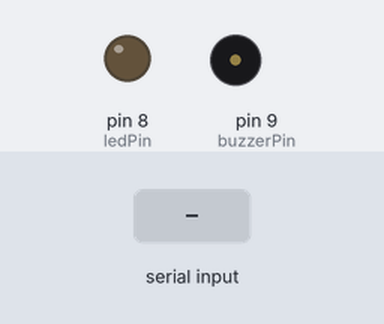
A sketch run on a simulated Arduino Uno, built with avr-gcc and run on an emulated ATmega328P. On the bench: output pins drawn as LEDs (lit = HIGH), buzzer (waves = sounding, pin HIGH). The test bench sets the inputs (shaded band).

Above: at 1.2 s.
1.3 s: "ALERT\n" received over Serial
At 1.8 s:
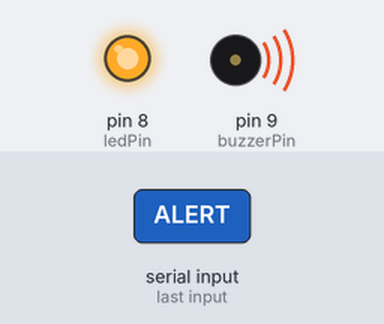
Timing chart, 0 to 4.8 s (numbered marks = the images above; inputs shaded):
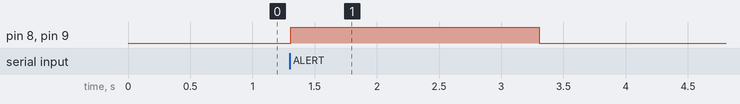

Measured:
- after the input at 1.3 s, pin 8 (ledPin), pin 9 (buzzerPin): LOW → HIGH at once, → LOW 2.0 s later

The sketch:

alert_system.ino
```cpp
int ledPin = 8;
int buzzerPin = 9;

void setup() {
  pinMode(ledPin, OUTPUT);
  pinMode(buzzerPin, OUTPUT);
  Serial.begin(9600);
}

void loop() {
  if (Serial.available()) {
    String command = Serial.readStringUntil('\n');
    command.trim();
    if (command == "ALERT") {
      digitalWrite(ledPin, HIGH);
      digitalWrite(buzzerPin, HIGH);
      delay(2000);
      digitalWrite(ledPin, LOW);
      digitalWrite(buzzerPin, LOW);
    }
  }
}
```
